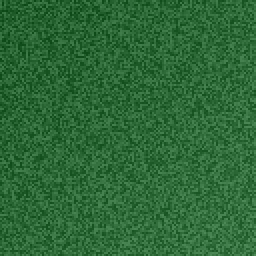
#> input picture data/bigearthnet/images/S2A_MSIL2A_20170717T113321_01.png, 128 x 128 px, found by its file name (shown 2 times larger)
$ python grounding_tool.py --image ../data/bigearthnet/images/S2A_MSIL2A_20170717T113321_01.png --query ../data/bigearthnet/images/S2A_MSIL2A_20170717T113321_02.png
#> lines starting #> are read from the running program, lines starting #| are printed output that depends on the picture
"""
backend/grounding_tool.py
=========================
Text-guided region grounding baseline tool for SatQuery AI.

Provides:
    run_grounding(image_path: str, query: str) -> dict

Attempts to localize and return approximate bounding box coordinates [x1, y1, x2, y2]
for an object or land cover type specified by natural language query.

Note on Implementation & Accuracy:
    Because Salesforce/blip-vqa-base lacks a native bounding-box regression head,
    this tool implements a robust remote-sensing heuristic grounding engine using
    spectral indices (Excess Green, NDWI RGB approximation, brightness/variance
    segmentation, and density-filtered spatial clustering).
    This baseline is intentionally simplified and clearly labeled.
"""

import sys
from pathlib import Path
from typing import Dict, Any, List, Tuple
import numpy as np
from PIL import Image

# Ensure project root is in sys.path
PROJECT_ROOT = Path(__file__).resolve().parent.parent
if str(PROJECT_ROOT) not in sys.path:
    sys.path.insert(0, str(PROJECT_ROOT))


def _detect_water_mask(rgb: np.ndarray) -> np.ndarray:
    """Detects water bodies using RGB water index heuristics (blue/cyan bias, low red)."""
    r = rgb[:, :, 0].astype(float)
    g = rgb[:, :, 1].astype(float)
    b = rgb[:, :, 2].astype(float)
    brightness = (r + g + b) / 3.0

    # Water has higher blue/green than red, and moderate to low overall reflectance
    mask = (b > r + 8) & (g > r) & (brightness < 160)
    return mask


def _detect_vegetation_mask(rgb: np.ndarray) -> np.ndarray:
    """Detects vegetation/forest using Excess Green Index (ExG = 2G - R - B)."""
    r = rgb[:, :, 0].astype(float)
    g = rgb[:, :, 1].astype(float)
    b = rgb[:, :, 2].astype(float)

    exg = 2.0 * g - r - b
    mask = (exg > 15.0) & (g > r + 5.0)
    return mask


def _detect_urban_mask(rgb: np.ndarray) -> np.ndarray:
    """Detects urban/built-up structures using texture variance and gray/neutral tones."""
    r = rgb[:, :, 0].astype(float)
    g = rgb[:, :, 1].astype(float)
    b = rgb[:, :, 2].astype(float)
    brightness = (r + g + b) / 3.0

    # Low saturation/color divergence, moderate to high brightness
    color_diff = np.abs(r - g) + np.abs(g - b) + np.abs(b - r)
    mask = (color_diff < 35.0) & (brightness >= 70.0) & (brightness <= 220.0)
    return mask


def _detect_bright_object_mask(rgb: np.ndarray) -> np.ndarray:
    """Detects high-reflectance features such as planes, runways, or isolated structures."""
    brightness = np.mean(rgb.astype(float), axis=2)
    p90 = np.percentile(brightness, 90)
    mask = brightness >= max(180.0, p90)
    return mask


def _compute_bbox_from_mask(mask: np.ndarray, width: int, height: int) -> Tuple[List[int], float]:
    """
    Computes a robust [x1, y1, x2, y2] bounding box from a binary candidate mask,
    using percentile trimming to reject isolated noise artifacts.
    """
    total_pixels = width * height
    matching_pixels = int(np.sum(mask))

    if matching_pixels == 0:
        # No matching pixels found - return full image fallback with low confidence
        return [0, 0, width, height], 0.20

    coverage = matching_pixels / float(total_pixels)
    y_indices, x_indices = np.where(mask)

    # Use 3rd and 97th percentiles to clip out spurious pixel noise
    x1 = int(np.percentile(x_indices, 3))
    x2 = int(np.percentile(x_indices, 97))
    y1 = int(np.percentile(y_indices, 3))
    y2 = int(np.percentile(y_indices, 97))

    # Ensure valid bounding box extents
    x1 = max(0, min(x1, width - 1))
    y1 = max(0, min(y1, height - 1))
    x2 = max(x1 + 1, min(x2 + 1, width))
    y2 = max(y1 + 1, min(y2 + 1, height))

    # Calculate heuristic confidence based on coverage realism
    if 0.02 <= coverage <= 0.85:
        confidence = 0.75
    elif coverage < 0.02:
        confidence = 0.50
    else:
        confidence = 0.60

    return [x1, y1, x2, y2], confidence


def run_grounding(image_path: str, query: str) -> Dict[str, Any]:
    """
    Identifies and returns approximate bounding-box coordinates for an object
    or land cover type described in query.

    Args:
        image_path (str): Path to the satellite image (.png, .jpg, .tif).
        query (str): Natural language description of object/feature (e.g. 'the water body', 'forest', 'plane').

    Returns:
        dict: Standardized result containing:
            - task (str): "grounding"
            - bbox (list): [x1, y1, x2, y2] bounding box coordinates in pixels.
            - confidence (float): Confidence score in [0.0, 1.0].
            - image_path (str): Preserved image path string.
    """
    resolved_path = Path(image_path)
    if not resolved_path.is_absolute():
        resolved_path = (PROJECT_ROOT / resolved_path).resolve()

    if not resolved_path.is_file():
        return {
            "task": "grounding",
            "bbox": [0, 0, 0, 0],
            "confidence": 0.0,
            "image_path": str(image_path),
        }

    try:
        with Image.open(resolved_path) as img:
#> img is the input picture: PIL image 128x128 RGB; mean R, G, B 44.5, 104.5, 54.5
            rgb_img = img.convert("RGB")
            width, height = rgb_img.size
#> width = 128; height = 128
            rgb_array = np.array(rgb_img)
    except Exception:
        return {
            "task": "grounding",
            "bbox": [0, 0, 0, 0],
            "confidence": 0.0,
            "image_path": str(image_path),
        }

    q_lower = query.lower()

    # Route to appropriate spectral/texture heuristic
    if any(k in q_lower for k in ["water", "river", "lake", "ocean", "sea", "pond"]):
        mask = _detect_water_mask(rgb_array)
        bbox, base_conf = _compute_bbox_from_mask(mask, width, height)
        conf = min(0.85, base_conf + 0.05)
    elif any(k in q_lower for k in ["forest", "tree", "vegetation", "grass", "green", "agriculture", "crop"]):
        mask = _detect_vegetation_mask(rgb_array)
        bbox, base_conf = _compute_bbox_from_mask(mask, width, height)
        conf = min(0.85, base_conf + 0.05)
    elif any(k in q_lower for k in ["urban", "building", "house", "commercial", "settlement", "roof", "road"]):
        mask = _detect_urban_mask(rgb_array)
        bbox, base_conf = _compute_bbox_from_mask(mask, width, height)
        conf = min(0.75, base_conf)
    elif any(k in q_lower for k in ["plane", "aircraft", "runway", "airport", "white", "bright"]):
        mask = _detect_bright_object_mask(rgb_array)
        bbox, base_conf = _compute_bbox_from_mask(mask, width, height)
        conf = min(0.70, base_conf)
    else:
        # Fallback: identify highest gradient / salient central zone
        mask = _detect_bright_object_mask(rgb_array)
#> in _detect_bright_object_mask, `brightness = np.mean(rgb.astype(float), axis=2)`:
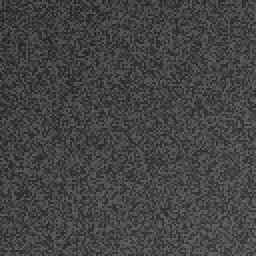
#> brightness: shape (128, 128) float64 (shown 2 times larger); min 33.33, max 102.3, mean 67.8
#> in _detect_bright_object_mask, `p90 = np.percentile(brightness, 90)`: p90 = 88.33
#> in _detect_bright_object_mask, `mask = brightness >= max(180.0, p90)`: mask: shape (128, 128) bool; every value is 0
        bbox, base_conf = _compute_bbox_from_mask(mask, width, height)
#> in _compute_bbox_from_mask, `matching_pixels = int(np.sum(mask))`: matching_pixels = 0
#> bbox = [0, 0, 128, 128]; base_conf = 0.2
        conf = round(max(0.30, base_conf * 0.6), 2)
#> conf = 0.3

    return {
        "task": "grounding",
        "bbox": bbox,
        "confidence": round(conf, 2),
        "image_path": str(image_path),
    }


if __name__ == "__main__":
    import argparse
    parser = argparse.ArgumentParser(description="SatQuery AI - Region Grounding Baseline Tool")
    parser.add_argument("--image", type=str, required=True, help="Path to satellite image")
    parser.add_argument("--query", type=str, required=True, help="Object or terrain query")
    args = parser.parse_args()

    res = run_grounding(args.image, args.query)
#> res = 4 items
    print(res)
#| {'task': 'grounding', 'bbox': [0, 0, 128, 128], 'confidence': 0.3, 'image_path': '../data/bigearthnet/images/S2A_MSIL2A_20170717T113321_01.png'}

$ run again, on data/bigearthnet/images/S2A_MSIL2A_20170717T113321_03.png
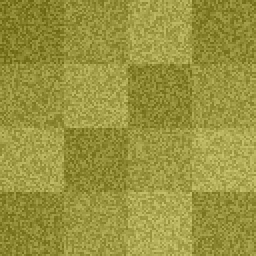
#> input picture data/bigearthnet/images/S2A_MSIL2A_20170717T113321_03.png, 128 x 128 px, found by its file name (shown 2 times larger)
#> in run_grounding, img is the input picture: PIL image 128x128 RGB; mean R, G, B 153.5, 148.5, 63.5
#> in _detect_bright_object_mask, `brightness = np.mean(rgb.astype(float), axis=2)`:
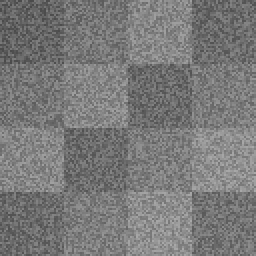
#> brightness: shape (128, 128) float64 (shown 2 times larger); min 74.33, max 169.3, mean 121.9
#> p90 = 148.3
#> mask: shape (128, 128) bool; every value is 0
#> matching_pixels = 0
#> bbox = [0, 0, 128, 128]; base_conf = 0.2
#> conf = 0.3
#> res = 4 items
#| {'task': 'grounding', 'bbox': [0, 0, 128, 128], 'confidence': 0.3, 'image_path': '../data/bigearthnet/images/S2A_MSIL2A_20170717T113321_03.png'}

$ run again, on data/bigearthnet/images/S2A_MSIL2A_20170717T113321_04.png
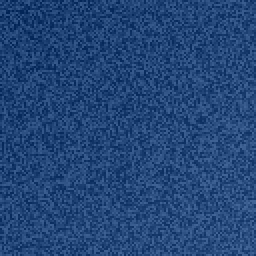
#> input picture data/bigearthnet/images/S2A_MSIL2A_20170717T113321_04.png, 128 x 128 px, found by its file name (shown 2 times larger)
#> in run_grounding, img is the input picture: PIL image 128x128 RGB; mean R, G, B 34.5, 69.5, 119.5
#> in _detect_bright_object_mask, `brightness = np.mean(rgb.astype(float), axis=2)`:
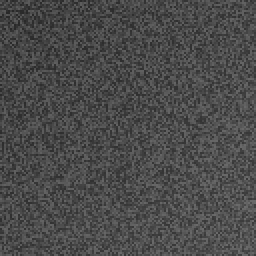
#> brightness: shape (128, 128) float64 (shown 2 times larger); min 40, max 109, mean 74.5
#> p90 = 95
#> mask: shape (128, 128) bool; every value is 0
#> matching_pixels = 0
#> bbox = [0, 0, 128, 128]; base_conf = 0.2
#> conf = 0.3
#> res = 4 items
#| {'task': 'grounding', 'bbox': [0, 0, 128, 128], 'confidence': 0.3, 'image_path': '../data/bigearthnet/images/S2A_MSIL2A_20170717T113321_04.png'}

$ run again, on data/bigearthnet/images/S2A_MSIL2A_20170717T113321_05.png
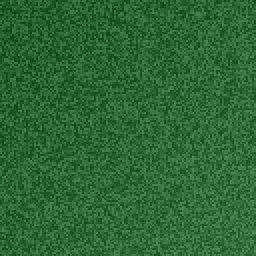
#> input picture data/bigearthnet/images/S2A_MSIL2A_20170717T113321_05.png, 128 x 128 px, found by its file name (shown 2 times larger)
#> in run_grounding, img is the input picture: PIL image 128x128 RGB; mean R, G, B 44.3, 104.3, 54.3
#> in _detect_bright_object_mask, `brightness = np.mean(rgb.astype(float), axis=2)`:
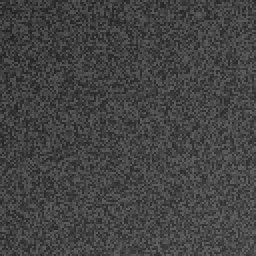
#> brightness: shape (128, 128) float64 (shown 2 times larger); min 33.33, max 102.3, mean 67.6
#> p90 = 88.33
#> mask: shape (128, 128) bool; every value is 0
#> matching_pixels = 0
#> bbox = [0, 0, 128, 128]; base_conf = 0.2
#> conf = 0.3
#> res = 4 items
#| {'task': 'grounding', 'bbox': [0, 0, 128, 128], 'confidence': 0.3, 'image_path': '../data/bigearthnet/images/S2A_MSIL2A_20170717T113321_05.png'}
